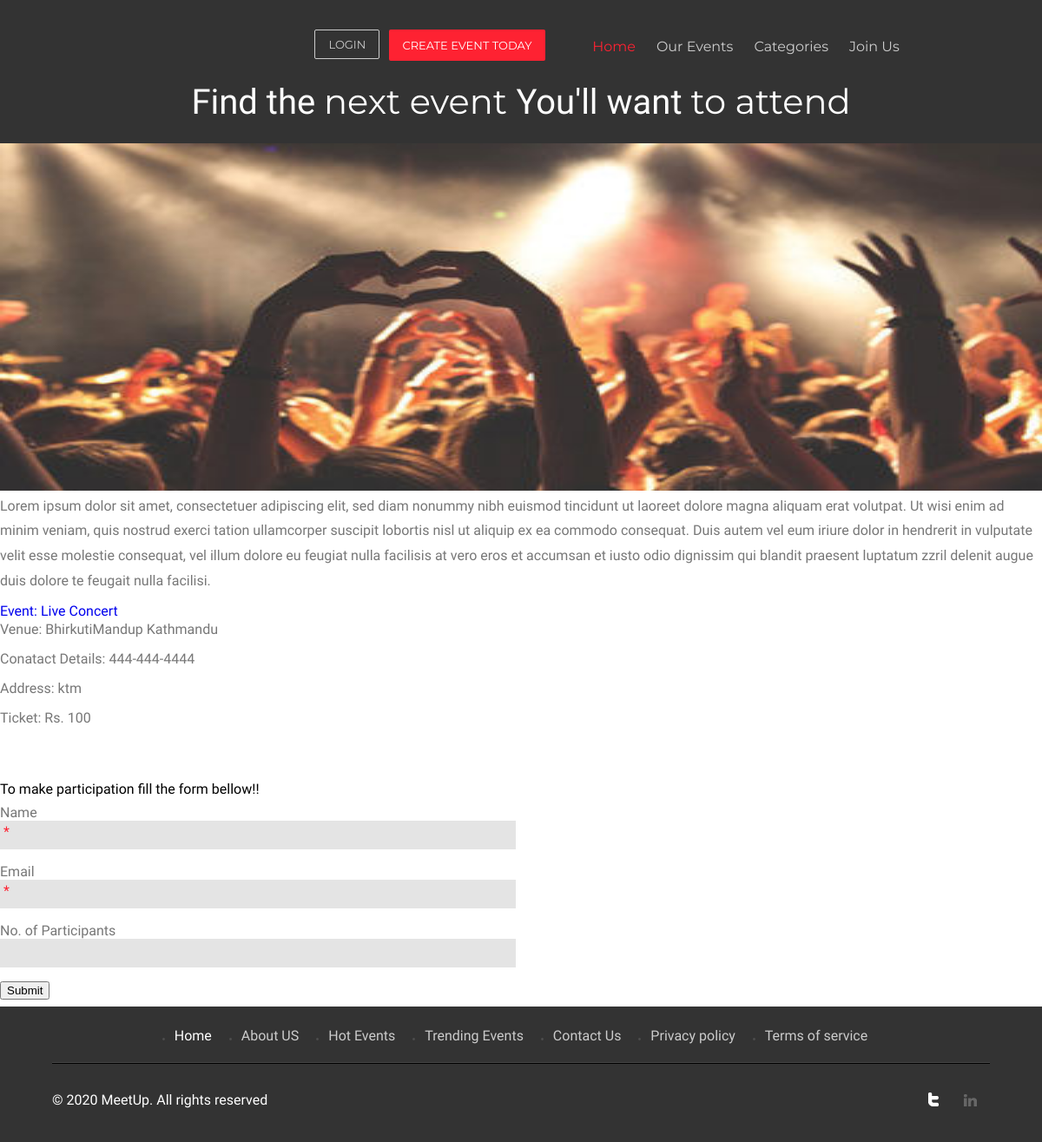
The page /events/5 on the database its author committed.
### events/models.py (models this page shows, shortened)
class Event(models.Model):
	title = models.CharField(max_length=200)
	address = models.CharField(max_length=200)
	venue = models.CharField(max_length=200)
	description =models.TextField(blank=True)
	ticketprice = models.TextField()
	phone = models.CharField(max_length=20)
	photo_main = models.ImageField(upload_to='photos/%Y/%m/%d')
	photo_1 = models.ImageField(upload_to='photos/%Y/%m/%d',blank=True)
	photo_2 = models.ImageField(upload_to='photos/%Y/%m/%d',blank=True)
	photo_3 = models.ImageField(upload_to='photos/%Y/%m/%d',blank=True)
	is_published = models.BooleanField(default=True)
	list_date = models.DateTimeField(default=datetime.now, blank=True)

### events/views.py (the view)
# urls.py: path('<int:event_id>',views.event,name='event'),
def event(request, event_id):
	event = get_object_or_404(Event, pk=event_id)
	context = {
		'event':event
	}
	return render(request,'events/event.html',context)

### templates/events/event.html
{% extends 'base.html' %}
{% load static %}
{% block content %}
 <div class="page-wrapper p-t-45 p-b-50">
        <div class="wrapper wrapper--w790">
            <div class="card card-5">
                <div class="card-body">
              <div class="blog-left">
              <img src="{{ event.photo_1.url }}" width="1500" height="400">
                  <p class="f-text1">Lorem ipsum dolor sit amet, consectetuer adipiscing elit, sed diam nonummy nibh euismod tincidunt ut laoreet dolore magna aliquam erat volutpat. Ut wisi enim ad minim veniam, quis nostrud exerci tation ullamcorper suscipit lobortis nisl ut aliquip ex ea commodo consequat. Duis autem vel eum iriure dolor in hendrerit in vulputate velit esse molestie consequat, vel illum dolore eu feugiat nulla facilisis at vero eros et accumsan et iusto odio dignissim qui blandit praesent luptatum zzril delenit augue duis dolore te feugait nulla facilisi.</p>
            <p><span class="venue"><a href="#"> Event: {{ event.title }}</a></span></p>
            <h4 class="m_2">Venue: {{ event.venue }}</h4>
            <h4 class="m_2">Conatact Details: {{ event.phone }}</h4>
            <h5 class="m_3">Address: {{ event.address }}</h5>
            <h5 class="m_3">Ticket: Rs. {{ event.ticketprice }}</h5>
            </div>
            <p ><span class="id waitingForConnection">To make participation fill the form bellow!!</span> </p>
                  <div class="comments-area">
              <form>
                <p>
                  <label>Name</label>
                  <span>*</span>
                  <input type="text" value="">
                </p>
                <p>
                  <label>Email</label>
                  <span>*</span>
                  <input type="text" value="">
                </p>
                <p>
                  <label>No. of Participants</label>
                  <input type="text" value="" >
                </p>
                <p>
                  <button class="btn btn--radius-2 btn--red" type="submit">Submit</button>
              </p>
              </form>
              </div>
                </div>
            </div>
        </div>
    </div>
{% endblock %}

### eventmgmt/static/css/style.css (style rules this page uses)
html,body,div,span,applet,object,iframe,h1,h2,h3,h4,h5,h6,p,blockquote,pre,a,abbr,acronym,address,big,cite,code,del,dfn,em,img,ins,kbd,q,s,samp,small,strike,strong,sub,sup,tt,var,b,u,i,dl,dt,dd,ol,nav ul,nav li,fieldset,form,label,legend,table,caption,tbody,tfoot,thead,tr,th,td,article,aside,canvas,details,embed,figure,figcaption,footer,header,hgroup,menu,nav,output,ruby,section,summary,time,mark,audio,video { margin:0;padding:0;border:0;font-size:100%;font:inherit;vertical-align:baseline; }
a { text-decoration:solid white; }
img { max-width:100%; }
body { font-family: 'Dosis', sans-serif; background:#fff; }
h4.m_2 { color: #777; font-size:1em; margin-bottom: 10px; line-height: 1.5em; }
h5.m_3 { color:#777; font-size:1em; margin: 10px 0; line-height: 1.5em; }
p.f-text1 { color: #777; font-size: 1em; margin-bottom:0px; line-height: 1.8em; }
.blog-left { margin-bottom:5%; }
p.f-text1 { color: #777; font-size: 1em; margin-bottom: 10px; line-height: 1.8em; }
.comments-area p { position: relative; padding: 8px 0; }
.comments-area label { display: block; color: #777; font-size: 1em; }
.comments-area span { color:#FE2232; position: absolute; left: 4px; top: 30px; }
.comments-area input[type="text"] { padding: 7px 15px; width: 47%; color: #777; font-size:1em; border: none; background:#E4E4E4; outline: none; display: block; font-family: 'Dosis', sans-serif; }

### rows shown on the page
Event: photo_1 (picture), title "Live Concert", venue "BhirkutiMandup Kathmandu", phone "444-444-4444", address "ktm", ticketprice "100"
